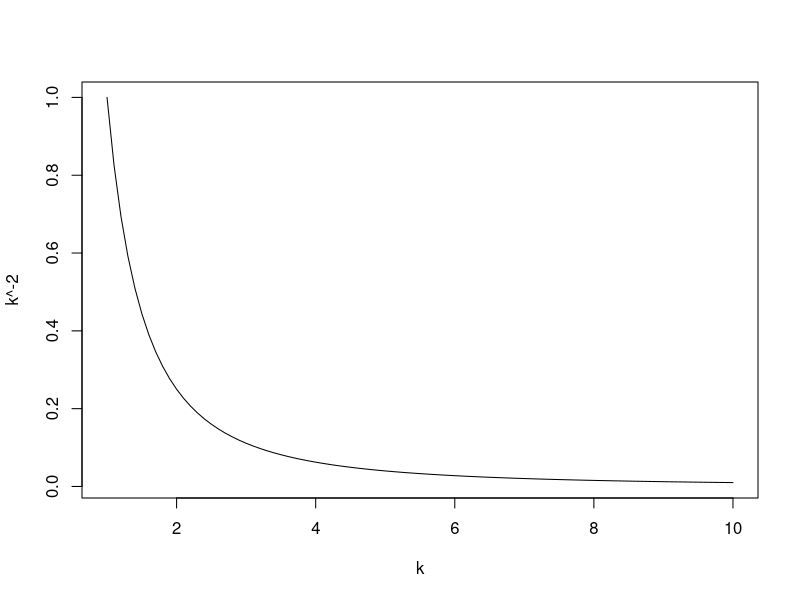
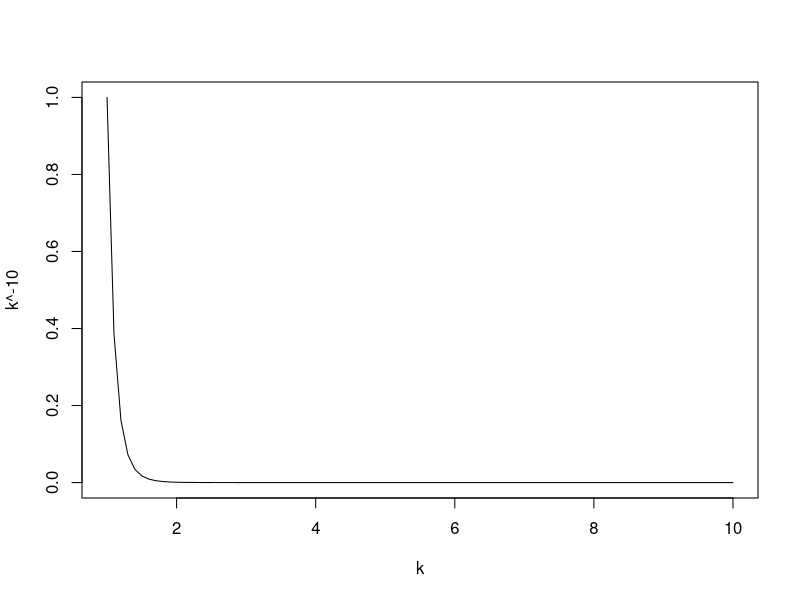
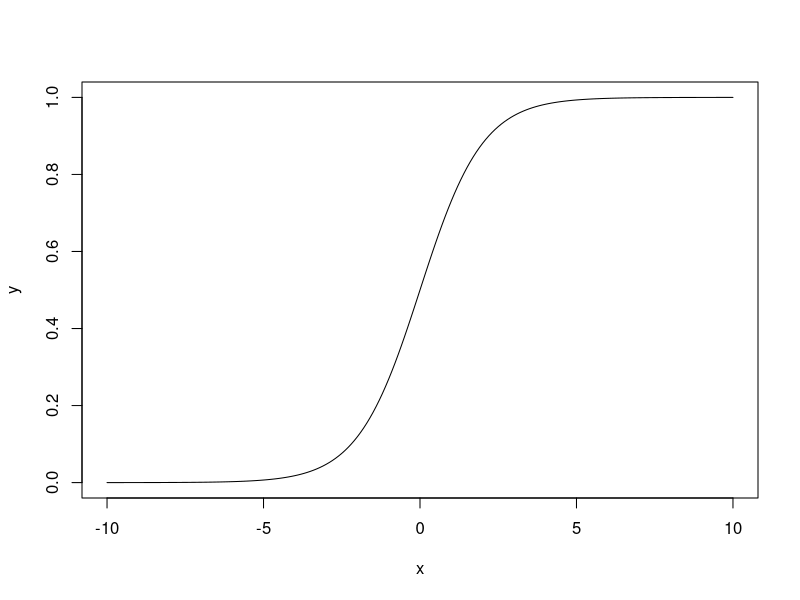

R code for these plots, in order:
## ---- chunk 1
k = seq(1, 10, by=0.1)
plot(k, k^-2, type='l')
## ---- chunk 2
plot(k, k^-10, type='l')
## ---- chunk 3
x = seq(-10, 10, by=0.1)
y = 1 / (1 + exp(-x))
plot(x, y, 'l')
